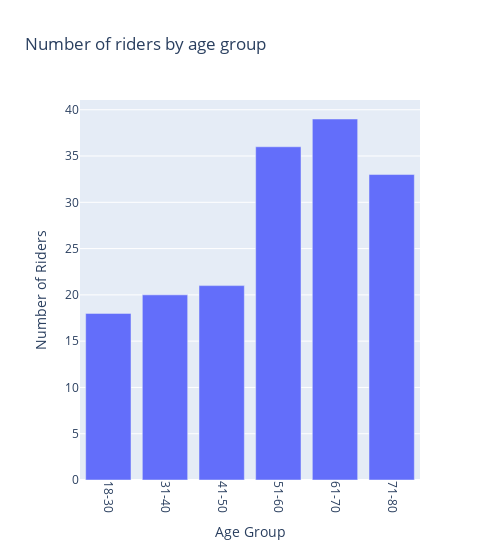

The code cell stored with this chart in its notebook:
### Markdown cell above
Share of rides across age buckets

### Code cell
num_rides_by_age = recent_rides_data["age"].value_counts(bins=[18,30,40,50,60,70,80]).sort_index()
num_rides_by_age = pd.DataFrame({"age_group": num_rides_by_age.index, "num_of_riders": num_rides_by_age.values})
num_rides_by_age["age_group"] = num_rides_by_age["age_group"].astype("str")

rides_by_age_plot = num_rides_by_age.plot(
    kind="bar",
    x="age_group",
    y="num_of_riders",
    title="Number of riders by age group",
    # width=400
)

rides_by_age_plot.update_layout(
    width=500,
    xaxis_title = "Age Group",
    yaxis_title = "Number of Riders",
    xaxis=dict(
        tickangle=90,
        tickvals=list(num_rides_by_age["age_group"]),
        ticktext=["18-30", "31-40", "41-50", "51-60", "61-70", "71-80"]
    )
)

rides_by_age_plot

### Figure 1 — Plotly figure (JSON) as saved in the notebook; plotly's stock layout.template omitted (floating-point values rounded to 4 significant figures)
{"data": [{"alignmentgroup": "True", "hovertemplate": "age_group=%{x}<br>num_of_riders=%{y}<extra></extra>", "legendgroup": "", "marker": {"color": "#636efa", "pattern": {"shape": ""}}, "name": "", "offsetgroup": "", "orientation": "v", "showlegend": false, "textposition": "auto", "type": "bar", "x": ["(17.999, 30.0]", "(30.0, 40.0]", "(40.0, 50.0]", "(50.0, 60.0]", "(60.0, 70.0]", "(70.0, 80.0]"], "xaxis": "x", "y": [18, 20, 21, 36, 39, 33], "yaxis": "y"}], "layout": {"barmode": "relative", "legend": {"tracegroupgap": 0}, "title": {"text": "Number of riders by age group"}, "width": 500, "xaxis": {"anchor": "y", "domain": [0, 1], "tickangle": 90, "ticktext": ["18-30", "31-40", "41-50", "51-60", "61-70", "71-80"], "tickvals": ["(17.999, 30.0]", "(30.0, 40.0]", "(40.0, 50.0]", "(50.0, 60.0]", "(60.0, 70.0]", "(70.0, 80.0]"], "title": {"text": "Age Group"}}, "yaxis": {"anchor": "x", "domain": [0, 1], "title": {"text": "Number of Riders"}}}}
